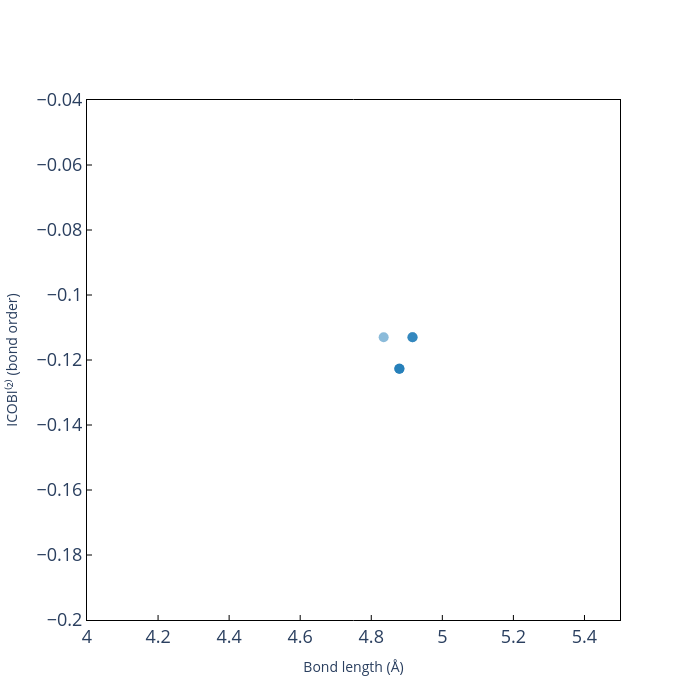

Write notebook code for a chart like this one.
### Code cell
values = [interaction[0] for interaction in middle_ag_interactions.values()]
lengths = [interaction[1] for interaction in middle_ag_interactions.values()]

# Create scatter trace
scatter_ag = go.Scatter(
    x=lengths,
    y=values,
    mode='markers',
    marker=dict(
        size=10,
        color='#1878b6'
    ),
    hovertext = [f'Interaction: {key}' for key in middle_ag_interactions.keys()]
)

# Initialize figure and add trace
fig = go.Figure()
fig.add_trace(scatter_ag)

# Update trace and layout styling
fig.update_traces(marker_opacity=0.5)
fig.update_layout(
    yaxis=dict(tickfont=dict(size=18)),
    xaxis=dict(tickfont=dict(size=18)),
    yaxis_title="ICOBI⁽²⁾ (bond order)",
    xaxis_title="Bond length (Å)",
    width=700,
    height=700
)

# Update axes properties
fig.update_xaxes(
    showline=True, linewidth=1, linecolor='black', mirror=True,
    showgrid=False, range=[4.0, 5.5],
    ticks="inside", tickwidth=1, tickcolor='black', ticklen=5
)
fig.update_yaxes(
    showline=True, linewidth=1, linecolor='black', mirror=True,
    showgrid=False, range=[-0.20, -0.04],
    ticks="inside", tickwidth=1, tickcolor='black', ticklen=5
)

# Show plot
fig.show()

### Figure 1 — Plotly figure (JSON) as saved in the notebook; plotly's stock layout.template omitted (floating-point values rounded to 4 significant figures)
{"data": [{"hovertext": ["Interaction: [S53[0,0,0]->Ag17[0,0,0]->S59[,0,-1,0]]", "Interaction: [S54[0,0,0]->Ag18[0,0,0]->S60[0,1,0]]", "Interaction: [S55[0,0,0]->Ag19[0,0,0]->S57[0,0,0]]", "Interaction: [S56[0,0,0]->Ag20[0,0,0]->S58[0,0,0]]", "Interaction: [S48[,0,-1,-1]->Ag25[0,0,0]->S53[0,0,0]]", "Interaction: [S47[0,1,0]->Ag26[0,0,0]->S54[0,0,0]]", "Interaction: [S46[,0,0,-1]->Ag27[0,0,0]->S55[0,0,0]]", "Interaction: [S45[0,0,0]->Ag28[0,0,0]->S56[0,0,0]]"], "marker": {"color": "#1878b6", "size": 10, "opacity": 0.5}, "mode": "markers", "x": [4.879, 4.879, 4.879, 4.879, 4.916, 4.916, 4.916, 4.835], "y": [-0.1227, -0.1227, -0.1227, -0.1227, -0.113, -0.113, -0.113, -0.113], "type": "scatter"}], "layout": {"yaxis": {"tickfont": {"size": 18}, "title": {"text": "ICOBI⁽²⁾ (bond order)"}, "showline": true, "linewidth": 1, "linecolor": "black", "mirror": true, "showgrid": false, "range": [-0.2, -0.04], "ticks": "inside", "tickwidth": 1, "tickcolor": "black", "ticklen": 5}, "xaxis": {"tickfont": {"size": 18}, "title": {"text": "Bond length (Å)"}, "showline": true, "linewidth": 1, "linecolor": "black", "mirror": true, "showgrid": false, "range": [4.0, 5.5], "ticks": "inside", "tickwidth": 1, "tickcolor": "black", "ticklen": 5}, "width": 700, "height": 700}}
